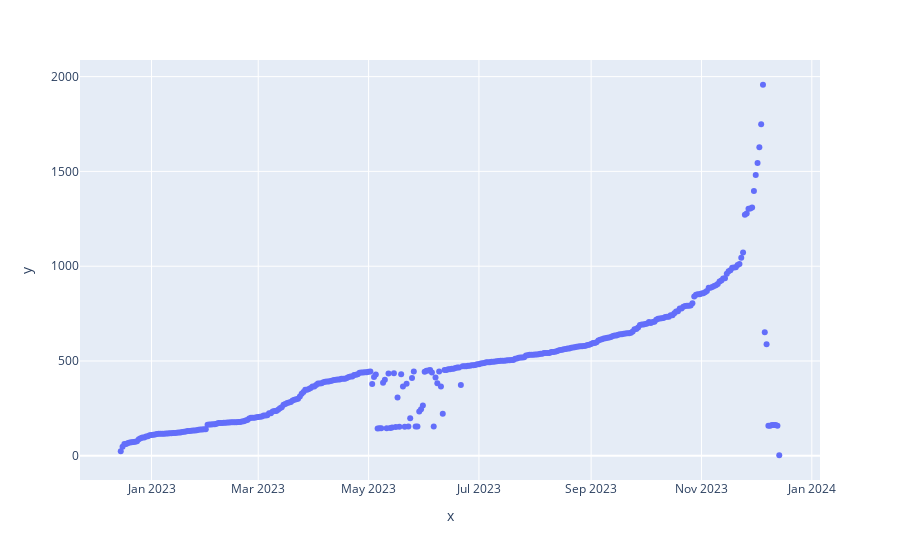

Notebook code cell kept with this figure:
### Code cell
import plotly.express as px
viable_listings = listings.query("sold_date.notna()").copy()
px.scatter(x=viable_listings.sold_date.unique(), y=viable_listings.sold_date.value_counts())

### Figure 1 — Plotly figure (JSON) as saved in the notebook; plotly's stock layout.template omitted (floating-point values rounded to 4 significant figures; data arrays with more than 128 entries replaced by an {"elided": "..."} marker saying what was removed)
{"data": [{"hovertemplate": "x=%{x}<br>y=%{y}<extra></extra>", "legendgroup": "", "marker": {"color": "#636efa", "symbol": "circle"}, "mode": "markers", "name": "", "orientation": "v", "showlegend": false, "type": "scatter", "x": {"elided": "365 str values"}, "xaxis": "x", "y": {"elided": "365 int values"}, "yaxis": "y"}], "layout": {"legend": {"tracegroupgap": 0}, "margin": {"t": 60}, "xaxis": {"anchor": "y", "domain": [0, 1], "title": {"text": "x"}}, "yaxis": {"anchor": "x", "domain": [0, 1], "title": {"text": "y"}}}}
